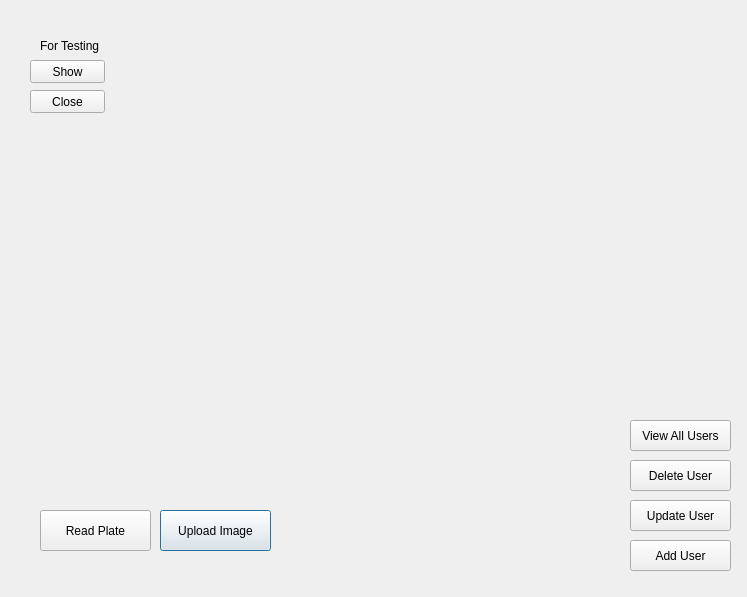
<?xml version="1.0" encoding="UTF-8"?>
<ui version="4.0">
 <class>Dialog</class>
 <widget class="QDialog" name="Dialog">
  <property name="enabled">
   <bool>true</bool>
  </property>
  <property name="geometry">
   <rect>
    <x>0</x>
    <y>0</y>
    <width>747</width>
    <height>597</height>
   </rect>
  </property>
  <property name="windowTitle">
   <string>Dialog</string>
  </property>
  <widget class="QPushButton" name="uploadButton">
   <property name="geometry">
    <rect>
     <x>160</x>
     <y>510</y>
     <width>111</width>
     <height>41</height>
    </rect>
   </property>
   <property name="text">
    <string>Upload Image</string>
   </property>
  </widget>
  <widget class="QPushButton" name="showImage">
   <property name="geometry">
    <rect>
     <x>30</x>
     <y>60</y>
     <width>75</width>
     <height>23</height>
    </rect>
   </property>
   <property name="text">
    <string>Show</string>
   </property>
  </widget>
  <widget class="QPushButton" name="closeButton">
   <property name="geometry">
    <rect>
     <x>30</x>
     <y>90</y>
     <width>75</width>
     <height>23</height>
    </rect>
   </property>
   <property name="text">
    <string>Close</string>
   </property>
  </widget>
  <widget class="QLabel" name="plateNumber">
   <property name="geometry">
    <rect>
     <x>20</x>
     <y>310</y>
     <width>171</width>
     <height>41</height>
    </rect>
   </property>
   <property name="text">
    <string/>
   </property>
  </widget>
  <widget class="QLabel" name="platePhoto">
   <property name="geometry">
    <rect>
     <x>30</x>
     <y>140</y>
     <width>221</width>
     <height>201</height>
    </rect>
   </property>
   <property name="minimumSize">
    <size>
     <width>221</width>
     <height>201</height>
    </size>
   </property>
   <property name="maximumSize">
    <size>
     <width>221</width>
     <height>201</height>
    </size>
   </property>
   <property name="text">
    <string/>
   </property>
  </widget>
  <widget class="QPushButton" name="readPlateButton">
   <property name="geometry">
    <rect>
     <x>40</x>
     <y>510</y>
     <width>111</width>
     <height>41</height>
    </rect>
   </property>
   <property name="text">
    <string>Read Plate</string>
   </property>
  </widget>
  <widget class="QPushButton" name="addUserButton">
   <property name="geometry">
    <rect>
     <x>630</x>
     <y>540</y>
     <width>101</width>
     <height>31</height>
    </rect>
   </property>
   <property name="text">
    <string>Add User</string>
   </property>
  </widget>
  <widget class="QPushButton" name="viewAllUsersButton">
   <property name="geometry">
    <rect>
     <x>630</x>
     <y>420</y>
     <width>101</width>
     <height>31</height>
    </rect>
   </property>
   <property name="text">
    <string>View All Users</string>
   </property>
  </widget>
  <widget class="QPushButton" name="deleteUserButton">
   <property name="geometry">
    <rect>
     <x>630</x>
     <y>460</y>
     <width>101</width>
     <height>31</height>
    </rect>
   </property>
   <property name="text">
    <string>Delete User</string>
   </property>
  </widget>
  <widget class="QPushButton" name="updateUserButton">
   <property name="geometry">
    <rect>
     <x>630</x>
     <y>500</y>
     <width>101</width>
     <height>31</height>
    </rect>
   </property>
   <property name="text">
    <string>Update User</string>
   </property>
  </widget>
  <widget class="QLabel" name="label">
   <property name="geometry">
    <rect>
     <x>40</x>
     <y>30</y>
     <width>71</width>
     <height>31</height>
    </rect>
   </property>
   <property name="text">
    <string>For Testing</string>
   </property>
  </widget>
 </widget>
 <resources/>
 <connections/>
</ui>
